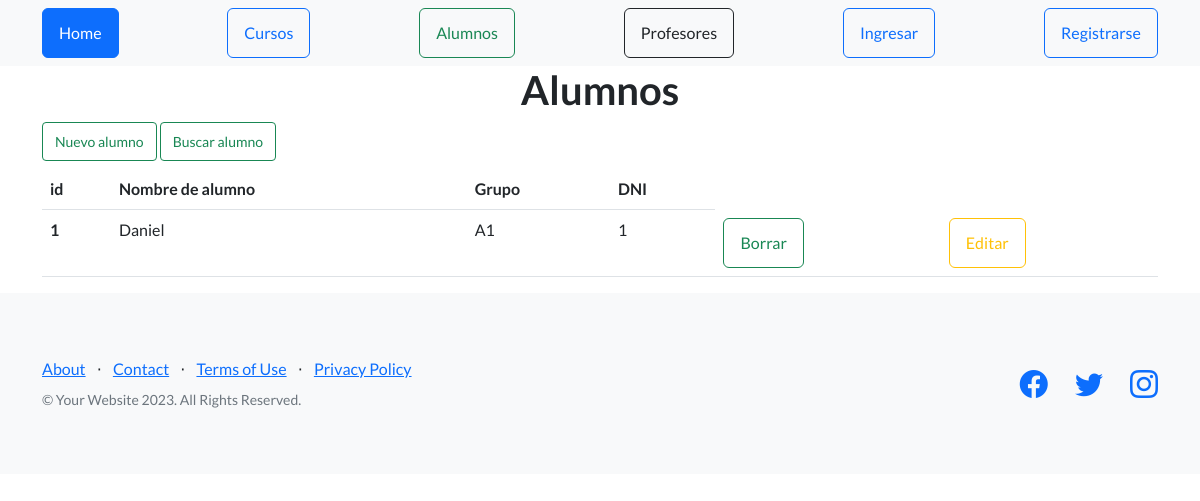
The app's page /AppCoder/ver_alumnos, older data.
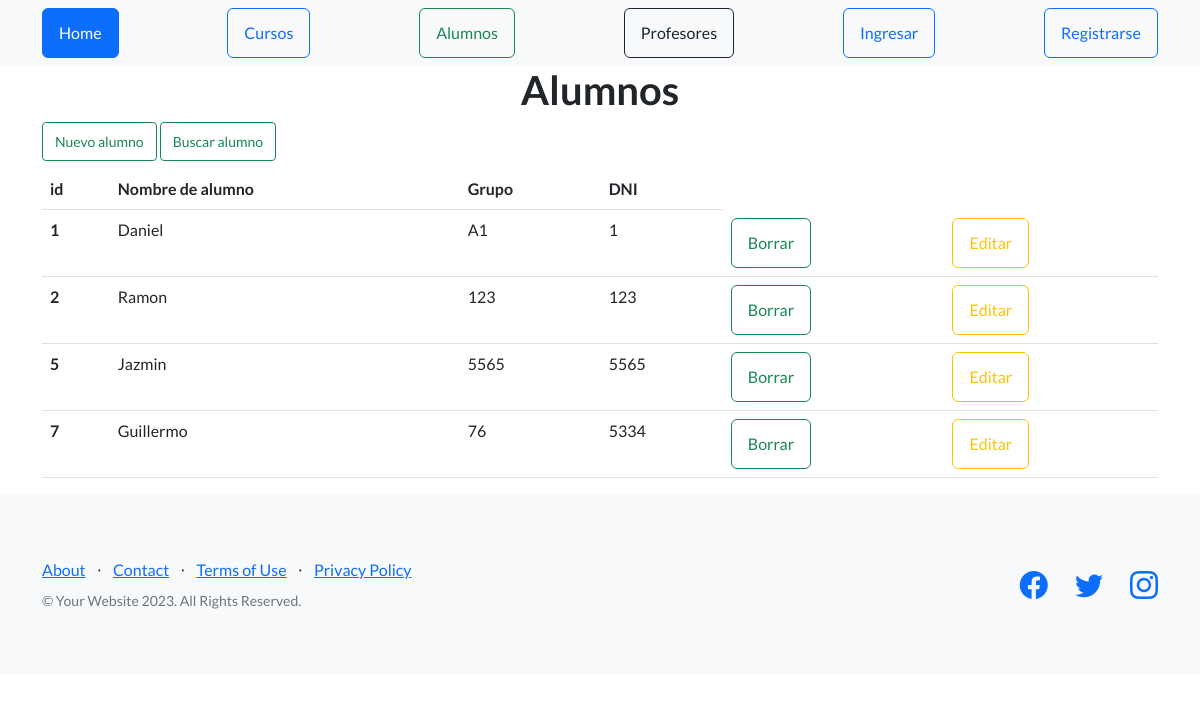
The same page, newer data.
### AppCoder/models.py (models this page shows)
class Alumno (models.Model):
    nombre =models.CharField(max_length=40)
    dni = models.IntegerField()
    grupo = models.CharField(max_length=40)

### AppCoder/views.py (the view)
# urls.py: path("ver_alumnos",views.ver_alumnos, name ="ver_alumnos"),
def ver_alumnos(request):
    alumnos=Alumno.objects.all()
    dicc={"alumnos":alumnos}
    plantilla = loader.get_template("alumno_alumnos.html")
    documento=plantilla.render(dicc)
    return HttpResponse(documento)

### AppCoder/template/alumno_alumnos.html (shortened to what this page needs)
{% extends 'padre.html' %}
{% load static %}
{% block contenido %}
  <main class="container">
    <h1 class="text-xl-center">Alumnos</h1>
    <a href="agregar_alumno" class ="btn btn-outline-success btn-sm">Nuevo alumno</a>
    <a href="buscar_alumno" class ="btn btn-outline-success btn-sm">Buscar alumno</a>
    <table class="table">
        <thead>
            <tr>
                <th>id</th>
                <th>Nombre de alumno</th>
                <th>Grupo</th>
                <th>DNI</th>
            </tr>
        </thead>
        <tbody>
            {% for n in alumnos %}
            <tr>
                <th scope ="row">{{n.id}}</th>
                <td>{{n.nombre}}</td>
                <td>{{n.grupo}}</td>
                <td>{{n.dni}}</td>
                <td><a href="{% url 'eliminar_alumno' n.id %}" class="btn btn-outline-success">Borrar</a></td>
                <td><a href="{% url 'editar_alumno' n.id %}" class="btn btn-outline-warning">Editar</a></td>
            </tr>
            {% endfor %}
        </tbody>
    </table>
  </main>
{% endblock %}

Row changes from the older to the newer data that the page shows:
added Alumno: id "2", nombre "Ramon", grupo "123", dni "123"
added Alumno: id "5", nombre "Jazmin", grupo "5565", dni "5565"
added Alumno: id "7", nombre "Guillermo", grupo "76", dni "5334"
